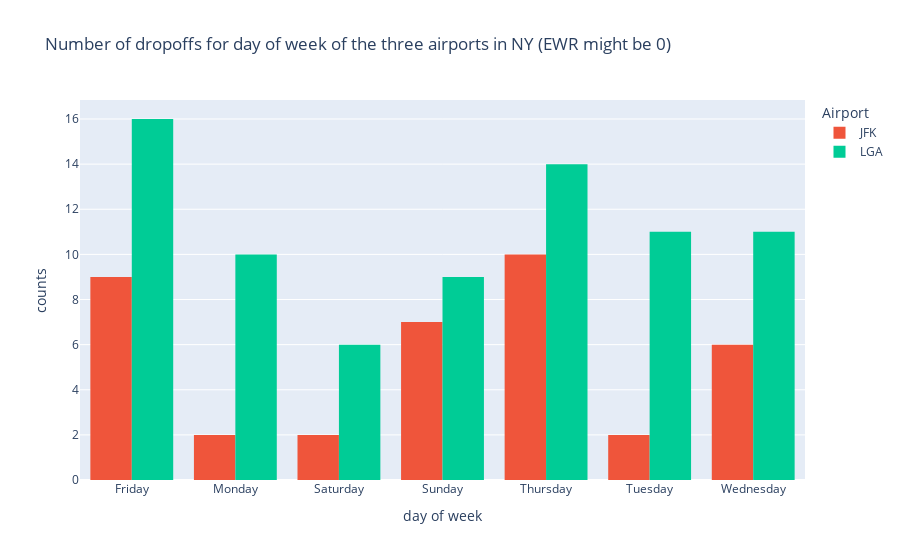

Notebook cell for this chart:
### Code cell
ewr_df, jfk_df, lga_df = get_airports_dataframes()
plot_airports_dropoff(ewr_df, jfk_df, lga_df)

### Figure 1 — Plotly figure (JSON) as saved in the notebook; plotly's stock layout.template omitted (floating-point values rounded to 4 significant figures)
{"data": [{"histfunc": "count", "name": "EWR", "type": "histogram", "x": []}, {"histfunc": "count", "name": "JFK", "type": "histogram", "x": ["Friday", "Friday", "Friday", "Friday", "Friday", "Friday", "Friday", "Friday", "Friday", "Monday", "Monday", "Saturday", "Saturday", "Sunday", "Sunday", "Sunday", "Sunday", "Sunday", "Sunday", "Sunday", "Thursday", "Thursday", "Thursday", "Thursday", "Thursday", "Thursday", "Thursday", "Thursday", "Thursday", "Thursday", "Tuesday", "Tuesday", "Wednesday", "Wednesday", "Wednesday", "Wednesday", "Wednesday", "Wednesday"]}, {"histfunc": "count", "name": "LGA", "type": "histogram", "x": ["Friday", "Friday", "Friday", "Friday", "Friday", "Friday", "Friday", "Friday", "Friday", "Friday", "Friday", "Friday", "Friday", "Friday", "Friday", "Friday", "Monday", "Monday", "Monday", "Monday", "Monday", "Monday", "Monday", "Monday", "Monday", "Monday", "Saturday", "Saturday", "Saturday", "Saturday", "Saturday", "Saturday", "Sunday", "Sunday", "Sunday", "Sunday", "Sunday", "Sunday", "Sunday", "Sunday", "Sunday", "Thursday", "Thursday", "Thursday", "Thursday", "Thursday", "Thursday", "Thursday", "Thursday", "Thursday", "Thursday", "Thursday", "Thursday", "Thursday", "Thursday", "Tuesday", "Tuesday", "Tuesday", "Tuesday", "Tuesday", "Tuesday", "Tuesday", "Tuesday", "Tuesday", "Tuesday", "Tuesday", "Wednesday", "Wednesday", "Wednesday", "Wednesday", "Wednesday", "Wednesday", "Wednesday", "Wednesday", "Wednesday", "Wednesday", "Wednesday"]}], "layout": {"legend": {"title": {"text": "Airport"}}, "title": {"text": "Number of dropoffs for day of week of the three airports in NY (EWR might be 0)"}, "xaxis": {"title": {"text": "day of week"}}, "yaxis": {"title": {"text": "counts"}}}}
